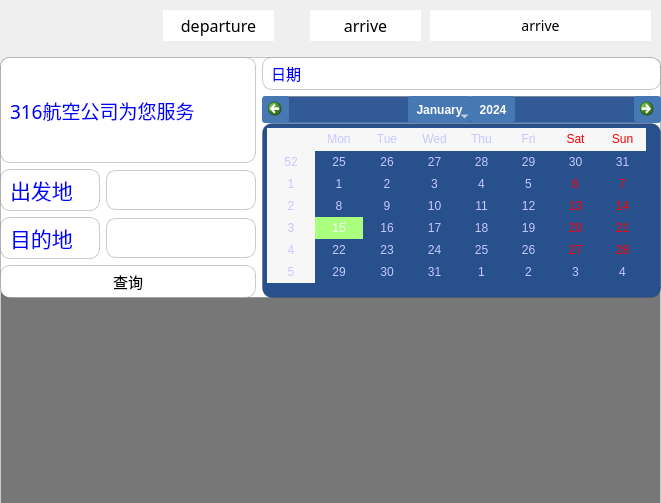
         <widget class="QWidget" name="searchairline">
          <property name="geometry">
           <rect>
            <x>0</x>
            <y>0</y>
            <width>661</width>
            <height>503</height>
           </rect>
          </property>
          <attribute name="label">
           <string>Page 1</string>
          </attribute>
          <widget class="QListWidget" name="searchairlineshow">
           <property name="geometry">
            <rect>
             <x>0</x>
             <y>60</y>
             <width>661</width>
             <height>451</height>
            </rect>
           </property>
           <property name="font">
            <font>
             <family>华文楷体</family>
             <pointsize>11</pointsize>
             <italic>false</italic>
             <bold>false</bold>
            </font>
           </property>
           <property name="styleSheet">
            <string notr="true">#searchairlineshow{
background:rgba(36, 36, 36,150);
border-radius:8px;
	font: 11pt &quot;华文楷体&quot;;
	color: rgb(255, 255, 255);
}
QListWidget {
            background-color: #f0f0f0; /* 设置背景颜色 */
            border: 1px solid #ccc; /* 边框 */
            padding: 5px;
        }
QListWidget::item {
            background-color: #ffffff; /* 设置每个item的背景颜色 */
            border: none;
			height: 60px;
			border-radius:8px;	
			font: 11pt &quot;华文楷体&quot;;
            margin-bottom: 2px; /* 每个item之间的间距 */
        }
        QListWidget::item:hover {
            background-color: #e0e0e0; /* 鼠标悬停时的背景颜色 */
        }
        QListWidget::item:focus {
            background-color: #d0d0d0;
			outline: none;  /* 选中时的背景颜色 */
        }
        QListWidget::item:selected {
/* 选中项的背景颜色 */
	background-color: rgb(224, 240, 255);
        }
QLabel{
font: 11pt &quot;华文楷体&quot;;
}
QPushButton
{
font: 11pt &quot;华文楷体&quot;;
min-width:60px;
}
</string>
           </property>
          </widget>
          <widget class="QWidget" name="searchWidget" native="true">
           <property name="geometry">
            <rect>
             <x>0</x>
             <y>0</y>
             <width>661</width>
             <height>51</height>
            </rect>
           </property>
           <widget class="QPushButton" name="departure">
            <property name="geometry">
             <rect>
              <x>163</x>
              <y>10</y>
              <width>111</width>
              <height>31</height>
             </rect>
            </property>
            <property name="font">
             <font>
              <family>KaiTi</family>
              <pointsize>-1</pointsize>
             </font>
            </property>
            <property name="styleSheet">
             <string notr="true">QPushButton { 
       background-color: white; 
      border: none;
       font-family: KaiTi;
       font-size: 16px; 
 } 
QPushButton:hover { 
        background-color: #f5f5f5;
} 
QPushButton:pressed { 
        background-color: #e0e0e0;
}</string>
            </property>
            <property name="text">
             <string>departure</string>
            </property>
           </widget>
           <widget class="QPushButton" name="arrive">
            <property name="geometry">
             <rect>
              <x>310</x>
              <y>10</y>
              <width>111</width>
              <height>31</height>
             </rect>
            </property>
            <property name="styleSheet">
             <string notr="true">QPushButton { 
       background-color: white; 
      border: none;
       font-family: KaiTi;
       font-size: 16px; 
 } 
QPushButton:hover { 
        background-color: #f5f5f5;
} 
QPushButton:pressed { 
        background-color: #e0e0e0;
}</string>
            </property>
            <property name="text">
             <string>arrive</string>
            </property>
           </widget>
           <widget class="QLabel" name="direct">
            <property name="geometry">
             <rect>
              <x>260</x>
              <y>9</y>
              <width>61</width>
              <height>31</height>
             </rect>
            </property>
            <property name="text">
             <string/>
            </property>
           </widget>
           <widget class="QPushButton" name="depatime">
            <property name="geometry">
             <rect>
              <x>430</x>
              <y>10</y>
              <width>221</width>
              <height>31</height>
             </rect>
            </property>
            <property name="styleSheet">
             <string notr="true">QPushButton { 
       background-color: white; 
      border: none;
       font-family: KaiTi;
       font-size: 14px; 
 } 
QPushButton:hover { 
        background-color: #f5f5f5;
} 
QPushButton:pressed { 
        background-color: #e0e0e0;
}</string>
            </property>
            <property name="text">
             <string>arrive</string>
            </property>
           </widget>
          </widget>
          <widget class="QWidget" name="searchairWG" native="true">
           <property name="geometry">
            <rect>
             <x>0</x>
             <y>57</y>
             <width>661</width>
             <height>241</height>
            </rect>
           </property>
           <property name="styleSheet">
            <string notr="true">QWidget {
    background-color: rgb(255, 255, 255); /* 背景颜色 */
    border: 1px solid rgba(0, 0, 0, 0.2); /* 边框颜色，设置为浅色半透明 */
    border-radius: 10px; /* 圆角半径 */
    padding: 4px; /* 内边距 */
    /* 使用渐变模拟阴影 */
    box-shadow: 5px 5px 15px rgba(0, 0, 0, 0.2); /* 阴影效果：仅适用于 Qt WebView，QWidget QSS 不支持 */
}

/* 阴影的替代方案：使用一个渐变的背景来模拟阴影 */
QWidget::before {
    content: &quot;&quot;;
    position: absolute;
    left: -5px;
    right: -5px;
    top: -5px;
    bottom: -5px;
    background: qlineargradient(spread: pad, x1:0, y1:0, x2:1, y2:1, 
                                stop:0 rgba(0, 0, 0, 0.2), stop:1 rgba(255, 255, 255, 0));
    border-radius: 15px;
    z-index: -1;
}</string>
           </property>
           <layout class="QHBoxLayout" name="horizontalLayout_3">
            <item>
             <layout class="QVBoxLayout" name="verticalLayout_4">
              <item>
               <widget class="QLabel" name="label_4">
                <property name="font">
                 <font>
                  <family>华文楷体</family>
                  <pointsize>14</pointsize>
                 </font>
                </property>
                <property name="styleSheet">
                 <string notr="true">#label_4 {

color:rgb(0, 0, 255)

}</string>
                </property>
                <property name="text">
                 <string>316航空公司为您服务</string>
                </property>
               </widget>
              </item>
              <item>
               <layout class="QHBoxLayout" name="horizontalLayout_2">
                <item>
                 <widget class="QLabel" name="label_3">
                  <property name="maximumSize">
                   <size>
                    <width>100</width>
                    <height>16777215</height>
                   </size>
                  </property>
                  <property name="font">
                   <font>
                    <family>华文楷体</family>
                    <pointsize>16</pointsize>
                   </font>
                  </property>
                  <property name="styleSheet">
                   <string notr="true">#label_3 {

color:rgb(0, 0, 255)

}</string>
                  </property>
                  <property name="text">
                   <string>出发地</string>
                  </property>
                 </widget>
                </item>
                <item>
                 <widget class="QLineEdit" name="lineEdit">
                  <property name="maximumSize">
                   <size>
                    <width>150</width>
                    <height>40</height>
                   </size>
                  </property>
                  <property name="font">
                   <font>
                    <family>华文楷体</family>
                    <pointsize>14</pointsize>
                   </font>
                  </property>
                 </widget>
                </item>
               </layout>
              </item>
              <item>
               <layout class="QHBoxLayout" name="horizontalLayout">
                <item>
                 <widget class="QLabel" name="label_2">
                  <property name="maximumSize">
                   <size>
                    <width>100</width>
                    <height>16777215</height>
                   </size>
                  </property>
                  <property name="font">
                   <font>
                    <family>华文楷体</family>
                    <pointsize>16</pointsize>
                   </font>
                  </property>
                  <property name="styleSheet">
                   <string notr="true">#label_2 {

color:rgb(0, 0, 255)

}</string>
                  </property>
                  <property name="text">
                   <string>目的地</string>
                  </property>
                 </widget>
                </item>
                <item>
                 <widget class="QLineEdit" name="lineEdit_2">
                  <property name="maximumSize">
                   <size>
                    <width>150</width>
                    <height>40</height>
                   </size>
                  </property>
                  <property name="font">
                   <font>
                    <family>华文楷体</family>
                    <pointsize>14</pointsize>
                   </font>
                  </property>
                 </widget>
                </item>
               </layout>
              </item>
              <item>
               <widget class="QPushButton" name="pushButton">
                <property name="font">
                 <font>
                  <family>华文楷体</family>
                  <pointsize>11</pointsize>
                 </font>
                </property>
                <property name="text">
                 <string>查询</string>
                </property>
               </widget>
              </item>
             </layout>
            </item>
            <item>
             <layout class="QVBoxLayout" name="verticalLayout">
              <property name="spacing">
               <number>6</number>
              </property>
              <property name="leftMargin">
               <number>0</number>
              </property>
              <item>
               <widget class="QLabel" name="label">
                <property name="font">
                 <font>
                  <family>华文楷体</family>
                  <pointsize>11</pointsize>
                 </font>
                </property>
                <property name="styleSheet">
                 <string notr="true">#label {

color:rgb(0, 0, 255)

}</string>
                </property>
                <property name="text">
                 <string>日期</string>
                </property>
               </widget>
              </item>
              <item>
               <widget class="QCalendarWidget" name="calendarWidget">
                <property name="styleSheet">
                 <string notr="true">#calendarWidget {
    background: rgb(30, 60, 100); /* 深蓝背景 */
    border: 1px solid rgb(50, 90, 140); /* 边框为较浅蓝色 */
    color: white; /* 默认文字颜色 */
    font-family: &quot;Arial&quot;, sans-serif; /* 设置字体 */
}

/* 标题栏（显示月份和年份） */
#calendarWidget QWidget#qt_calendar_navigationbar {
    background-color: rgb(50, 90, 150); /* 标题栏背景色 */
    border-bottom: 1px solid rgb(70, 120, 180); /* 下边框颜色 */
}

/* 左右箭头按钮 */
#calendarWidget QToolButton {
    background-color: rgb(70, 120, 180); /* 按钮背景色 */
    color: white; /* 按钮文字颜色 */
    border: none;
    border-radius: 3px;
    padding: 4px;
}

#calendarWidget QToolButton:hover {
    background-color: rgb(100, 150, 200); /* 悬停时的按钮背景色 */
}

/* 日期区域背景 */
#calendarWidget QAbstractItemView {
    background: rgb(40, 80, 140); /* 日期区域背景 */
	selection-background-color: rgb(170, 255, 127);
    selection-color: white; /* 选中日期文字颜色 */
    color: rgb(200, 200, 255); /* 默认日期颜色 */
}

/* 星期标题样式（如周一、周二） */
#calendarWidget QTableView QHeaderView::section {
    background-color: rgb(60, 100, 160); /* 星期标题背景色 */
    color: white; /* 星期标题文字颜色 */
    padding: 5px;
    border: none;
    font-size: 12px; /* 星期标题文字大小 */
    font-weight: bold; /* 加粗星期标题 */
    text-align: center;
}

/* 选中的日期样式 */
#calendarWidget QTableView QTableWidget::item:selected {
     /* 选中日期背景色 */
	background-color: rgb(170, 255, 127);
    color: white; /* 选中日期文字颜色 */
}

/* 禁用日期样式 */
#calendarWidget QAbstractItemView::item:disabled {
    color: rgb(120, 120, 150); /* 禁用日期文字颜色 */
}

/* 日期表格单元格对齐方式 */
#calendarWidget QTableView::item {
    text-align: center; /* 日期居中显示 */
}
</string>
                </property>
               </widget>
              </item>
             </layout>
            </item>
           </layout>
          </widget>
         </widget>
